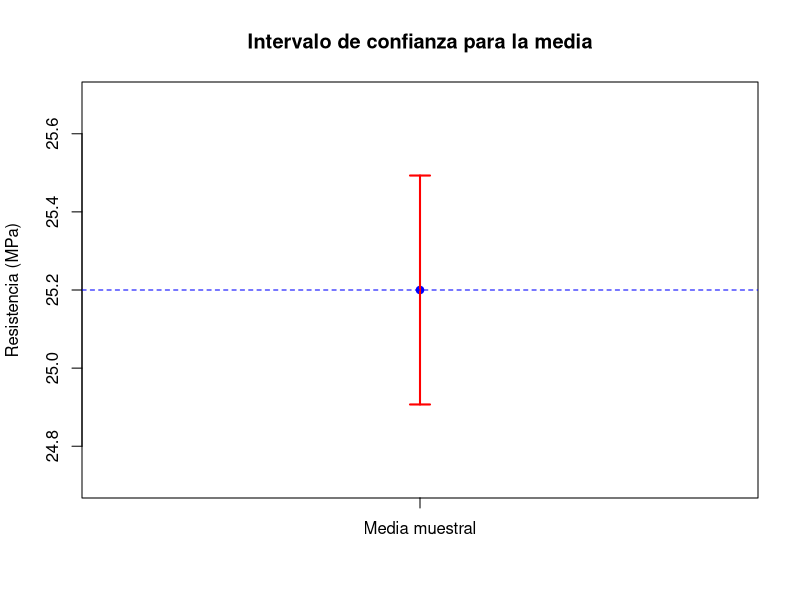
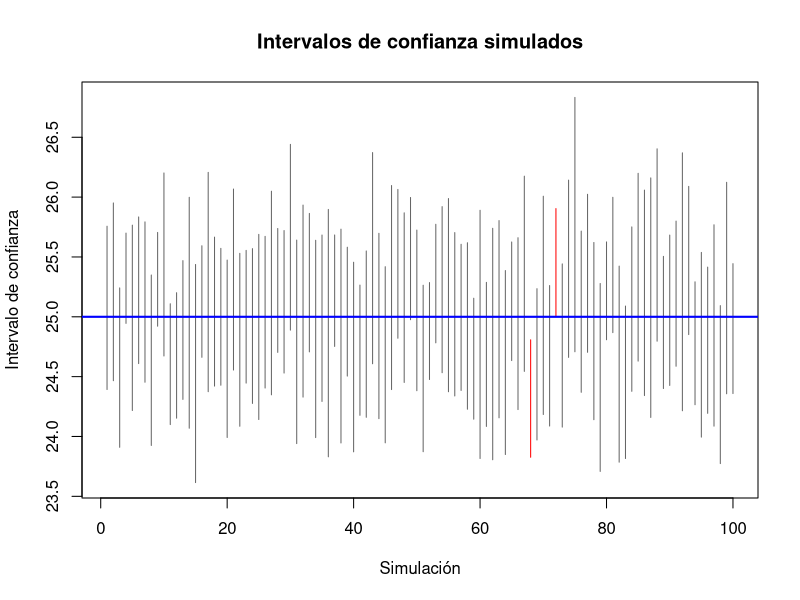

Write R code to recreate these figures, in order.
## ---- chunk 1
resistencia <- c(24.8, 25.1, 24.5, 25.7, 26.0, 24.9,
                 25.3, 25.8, 24.7, 25.0, 25.4, 25.2)
resistencia
## ---- chunk 2
n <- length(resistencia)
media <- mean(resistencia)
s <- sd(resistencia)

c(n = n, media = media, desviacion = s)
## ---- chunk 3
nivel_confianza <- 0.95
alpha <- 1 - nivel_confianza

t_critico <- qt(1 - alpha/2, df = n - 1)
error_estandar <- s / sqrt(n)
margen_error <- t_critico * error_estandar

limite_inferior <- media - margen_error
limite_superior <- media + margen_error

c(LI = limite_inferior, LS = limite_superior)
## ---- chunk 4
t.test(resistencia, conf.level = 0.95)
## ---- chunk 5
plot(1, media,
     ylim = c(limite_inferior - 0.2, limite_superior + 0.2),
     pch = 19,
     col = "blue",
     xaxt = "n",
     xlab = "",
     ylab = "Resistencia (MPa)",
     main = "Intervalo de confianza para la media")
arrows(1, limite_inferior, 1, limite_superior,
       angle = 90, code = 3, length = 0.1, col = "red", lwd = 2)
abline(h = media, col = "blue", lty = 2)
axis(1, at = 1, labels = "Media muestral")
## ---- chunk 6
set.seed(123)

mu <- 25
sigma <- 1
n <- 10
B <- 100

contiene_mu <- logical(B)
li <- numeric(B)
ls <- numeric(B)

for(i in 1:B){
  muestra <- rnorm(n, mean = mu, sd = sigma)
  test <- t.test(muestra, conf.level = 0.95)
  li[i] <- test$conf.int[1]
  ls[i] <- test$conf.int[2]
  contiene_mu[i] <- li[i] <= mu & ls[i] >= mu
}

mean(contiene_mu)
## ---- chunk 7
plot(1:B, rep(mu, B),
     type = "n",
     ylim = range(c(li, ls)),
     xlab = "Simulación",
     ylab = "Intervalo de confianza",
     main = "Intervalos de confianza simulados")

for(i in 1:B){
  color <- ifelse(contiene_mu[i], "gray40", "red")
  segments(i, li[i], i, ls[i], col = color)
}
abline(h = mu, col = "blue", lwd = 2)
